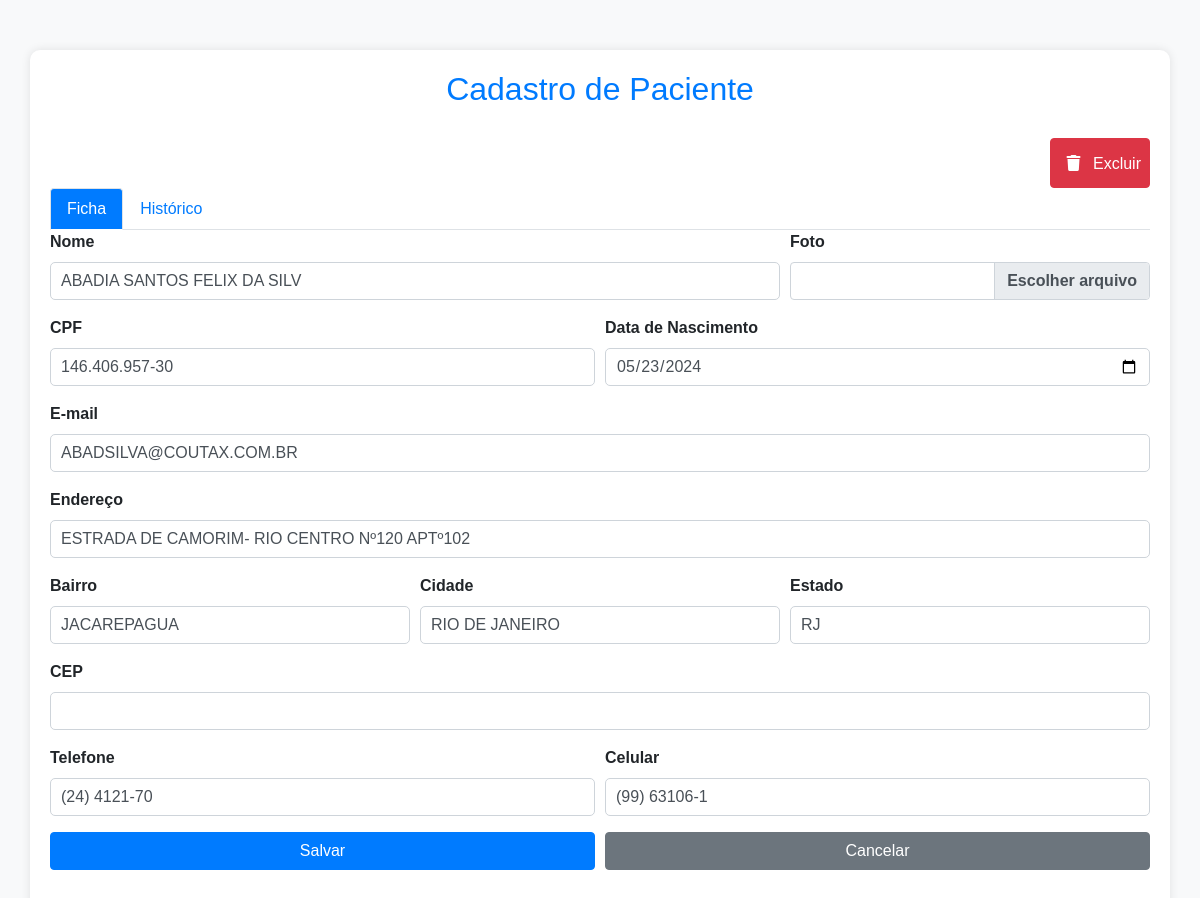
Page /config/editar.php?id=1 on the committed database.
### tables this page shows
CREATE TABLE `pacientes` (
  `id` int(11) NOT NULL AUTO_INCREMENT,
  `nome` text DEFAULT NULL,
  `nascimento` text DEFAULT NULL,
  `cpf` text DEFAULT NULL,
  `email` text DEFAULT NULL,
  `endereco` text DEFAULT NULL,
  `bairro` text DEFAULT NULL,
  `cidade` text DEFAULT NULL,
  `estado` text DEFAULT NULL,
  `cep` text DEFAULT NULL,
  `telefone` text DEFAULT NULL,
  `celular` text DEFAULT NULL,
  `numero` int(11) NOT NULL,
  `foto` varchar(99) NOT NULL,
  PRIMARY KEY (`id`)
);

### config/editar.php (the view, shortened to what this page needs)
<?php
include_once('../config.php');
if (!empty($_GET['id'])) {
    $id = $_GET['id'];
    $sqlselect = "SELECT * FROM pacientes WHERE id='$id'";
    $result = $conexao->query($sqlselect);
    if ($result && $result->num_rows > 0) {
        $user = $result->fetch_assoc();
        $id = $user['id'];
        $nome = $user['nome'];
        $nascimento = $user['nascimento'];
        $cpf = $user['cpf'];
        $email = $user['email'];
        $endereco = $user['endereco'];
        $bairro = $user['bairro'];
        $cidade = $user['cidade'];
        $estado = $user['estado'];
        $cep = $user['cep'];
        $telefone = $user['telefone'];
        $celular = $user['celular'];
    } else {
        header('Location: home.php');
        exit();
    }
} else {
    header('Location: home.php');
    exit();
}
?>
<!DOCTYPE html>
<html lang="pt-br">
<head>
    <link rel="stylesheet" href="https://cdnjs.cloudflare.com/ajax/libs/font-awesome/6.5.2/css/all.min.css" />
    <link href="https://stackpath.bootstrapcdn.com/bootstrap/4.5.2/css/bootstrap.min.css" rel="stylesheet">
</head>
<body>
    <div class="container">
        <h2>Cadastro de Paciente</h2>
        <div class="text-right">
        <button  type="button" class="btn btn-danger p-2" onclick="confirmarExclusao()"><i class="fa-solid fa-trash p-2 "></i>     Excluir </i></button>
        </div>
        <ul class="nav nav-tabs" id="myTab" role="tablist">
            <li class="nav-item">
                <a class="nav-link active" id="ficha-tab" data-toggle="tab" href="#ficha" role="tab" aria-controls="ficha" aria-selected="true">Ficha</a>
            </li>
            <li class="nav-item">
                <a class="nav-link" id="historico-tab" data-toggle="tab" href="#historico" role="tab" aria-controls="historico" aria-selected="false">Histórico</a>
            </li>
        </ul>
        <div class="tab-content" id="myTabContent">
            <div class="tab-pane fade show active" id="ficha" role="tabpanel" aria-labelledby="ficha-tab">
                <form action="editar.php?id=<?php echo $id; ?>" method="post" enctype="multipart/form-data" onsubmit="return validarFormulario()">
                    <div class="form-row">
                        <div class="form-group col-md-8">
                            <label for="nome">Nome</label>
                            <input type="text" class="form-control" id="nome" name="nome" value="<?php echo $nome; ?>" required>
                        </div>
                        <div class="form-group col-md-4">
                            <label for="foto">Foto</label>
                            <div class="custom-file">
                                <label class="custom-file-label" for="foto"></label>
                            </div>
                        </div>
                    </div>
                    <div class="form-row">
                        <div class="form-group col-md-6">
                            <label for="cpf">CPF</label>
                            <input type="text" class="form-control" id="cpf" name="cpf" value="<?php echo $cpf; ?>" required>
                        </div>
                        <div class="form-group col-md-6">
                            <label for="nascimento">Data de Nascimento</label>
                            <input type="date" class="form-control" id="nascimento" name="nascimento" value="<?php echo $nascimento; ?>" required>
                        </div>
                    </div>
                    <div class="form-group">
                        <label for="email">E-mail</label>
                        <input type="email" class="form-control" id="email" name="email" value="<?php echo $email; ?>" required>
                    </div>
                    <div class="form-group">
                        <label for="endereco">Endereço</label>
                        <input type="text" class="form-control" id="endereco" name="endereco" value="<?php echo $endereco; ?>">
                    </div>
                    <div class="form-row">
                        <div class="form-group col-md-4">
                            <label for="bairro">Bairro</label>
                            <input type="text" class="form-control" id="bairro" name="bairro" value="<?php echo $bairro; ?>">
                        </div>
                        <div class="form-group col-md-4">
                            <label for="cidade">Cidade</label>
                            <input type="text" class="form-control" id="cidade" name="cidade" value="<?php echo $cidade; ?>">
                        </div>
                        <div class="form-group col-md-4">
                            <label for="estado">Estado</label>
                            <input type="text" class="form-control" id="estado" name="estado" value="<?php echo $estado; ?>">
                        </div>
                    </div>
                    <div class="form-group">
                        <label for="cep">CEP</label>
                        <input type="text" class="form-control" id="cep" name="cep" value="<?php echo $cep; ?>">
                    </div>
                    <div class="form-row">
                        <div class="form-group col-md-6">
                            <label for="telefone">Telefone</label>
                            <input type="text" class="form-control" id="telefone" name="telefone" value="<?php echo $telefone; ?>">
                        </div>
                        <div class="form-group col-md-6">
                            <label for="celular">Celular</label>
                            <input type="text" class="form-control" id="celular" name="celular" value="<?php echo $celular; ?>">
                        </div>
                    </div>
                    <div class="form-row">
                        <div class="form-group col-md-6">
                            <button type="submit" name="update_paciente" class="btn btn-primary btn-block">Salvar</button>
                        </div>
                        <div class="form-group col-md-6">
                            <button type="button" onclick="window.location.href='../front/home.php'" class="btn btn-secondary btn-block">Cancelar</button>
                        </div>
                    </div>
                </form>
            </div>
        </div>
    </div>
</body>
</html>

### config/editar.php (style rules this page uses)
body { background-color: #f8f9fa; font-family: 'Arial', sans-serif; }
.container { background-color: #fff; border-radius: 10px; box-shadow: 0 0 10px rgba(0, 0, 0, 0.1); padding: 20px; margin-top: 50px; }
h2 { color: #007bff; text-align: center; margin-bottom: 30px; }
.form-group label { font-weight: bold; }
.btn-primary { background-color: #007bff; border-color: #007bff; transition: background-color 0.3s ease, border-color 0.3s ease; }
.btn-secondary { background-color: #6c757d; border-color: #6c757d; transition: background-color 0.3s ease, border-color 0.3s ease; }
.btn-danger { background-color: #dc3545; border-color: #dc3545; transition: background-color 0.3s ease, border-color 0.3s ease; }
.form-control, .form-control-file { border-radius: 5px; border: 1px solid #ced4da; padding: 10px; font-size: 1rem; transition: border-color 0.3s ease; }
.custom-file-label::after { content: "Escolher arquivo"; }
.nav-tabs .nav-link.active { background-color: #007bff; color: white; }
.nav-tabs .nav-link { color: #007bff; }

### rows in the picture
pacientes: nome "ABADIA SANTOS FELIX DA SILV", cpf "146.406.957-30", nascimento "05/23/2024", email "ABADSILVA@COUTAX.COM.BR", endereco "ESTRADA DE CAMORIM- RIO CENTRO Nº120 APTº102", bairro "JACAREPAGUA", cidade "RIO DE JANEIRO", estado "RJ", telefone "(24) 4121-70", celular "(99) 63106-1"
